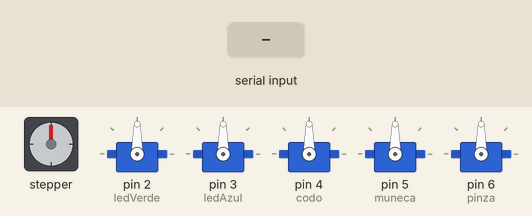
Bench run of a sketch on a simulated Arduino Uno, built with avr-gcc and run on an emulated ATmega328P. Parts: stepper motor, 5 × servo. Wiring (inferred from the names in the program): stepper motor (2048 steps per turn assumed): coils pin 8, pin 9, pin 10, pin 11. The test bench sets the inputs (shaded band).

Above: at 1.2 s.
1.3 s: "A" received over Serial
At 2.5 s:
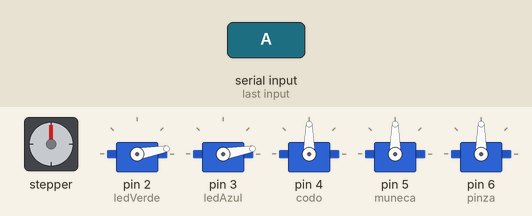
2.8 s: "C" received over Serial
At 3.7 s:
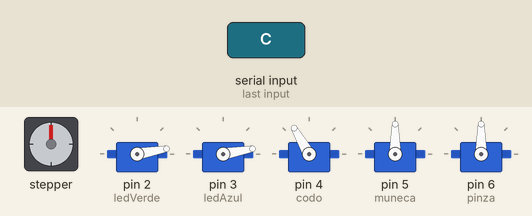
4.3 s: "E" received over Serial
At 4.8 s:
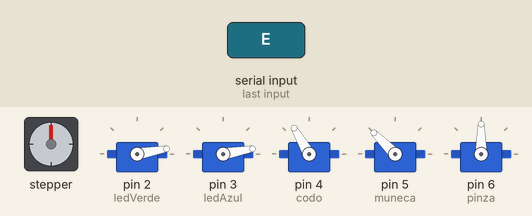
5.8 s: "G" received over Serial
At 7.0 s:
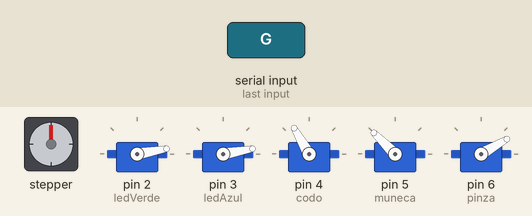
7.3 s: "1" received over Serial
At 8.1 s:
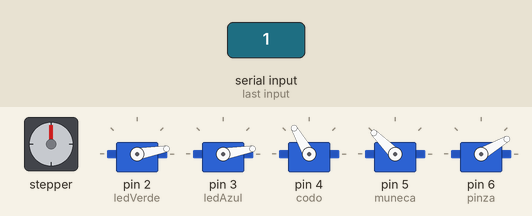
10.3 s: "2" received over Serial
Timing chart, 0 to 18.7 s (numbered marks = the images above; inputs shaded):
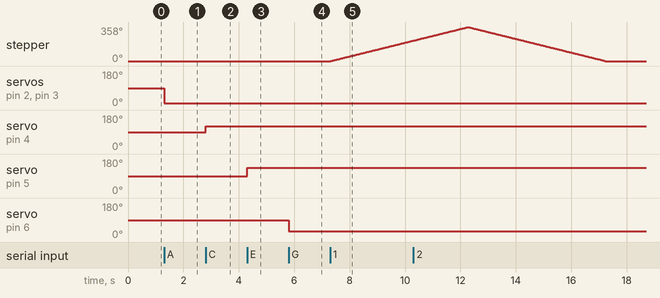

Measured:
- after the input at 1.3 s, servo on pin 2 (ledVerde), servo on pin 3 (ledAzul): 90° → 10° at once
- after the input at 2.8 s, servo on pin 4 (codo): 90° → 120° at once
- after the input at 4.3 s, servo on pin 5 (muneca): 90° → 135° at once
- after the input at 5.8 s, servo on pin 6 (pinza): 90° → 30° at once
- after the input at 7.3 s, stepper: keeps turning clockwise at about 72°/s, starting at once

The sketch:

brazoroboticoBETA.ino
```cpp
// Incluímos la librería para poder controlar el servo
#include <Servo.h>

// Declaramos la variable para controlar el servo
Servo hombro1;
Servo hombro2;
Servo codo;
Servo muneca;
Servo pinza;

//Inicia la declaracion de las variables y constantes
//Variable que recibe los datos de java a Arduino
char variable;
//Variable que junta todos los caracteres en una sola instruccion
String cadena;
//Declaracion del arreglo que guardara los movimientos del brazo
String arreglo[30];
//Declaracion de contador para el movimiento del arreglo
int cont = 0;
//Variable que recive el numero de movimientos que se recibieron en Java
int tamArr = 0;
//Declaracion del boton de paro total
boolean btnparo = true;
//Variable que contiene los grados para mover los servo y motor a pasos
int angu = 10, angulo = 120 , angulo2 = 30;
//Declara Pin LED Rojo
int ledRojo = 1;
//Declara Pin LED Verde
int ledVerde=2;
//Declara Pin LED Azul
int ledAzul=3;

//Declaracion de pines para el motor a pasos
const int motorPin1 = 8;    // 28BYJ48 In1
const int motorPin2 = 9;    // 28BYJ48 In2
const int motorPin3 = 10;   // 28BYJ48 In3
const int motorPin4 = 11;   // 28BYJ48 In4

//Declaracion de variables para el control del motor a pasos
//Variable para fijar la velocidad
int motorSpeed = 1200;
//Contador para los pasos
int stepCounter = 0;
//Pasos para una vuelta completa
int stepsPerRev = 4076;
//Variable que contiene el numero de pasos para dar media vuelta
const int numSteps = 8;
//Declaracion de la variable para el controlador del motor a pasos
const int stepsLookup[8] = { B1000, B1100, B0100, B0110, B0010, B0011, B0001, B1001 };

//Inicio del metodo setup
void setup() {
  //Iniciamos la comunicacion con el puerto serial.
  Serial.begin(9600);
  //Asignacion de pines para cada servo
  hombro1.attach(2);
  hombro2.attach(3);
  codo.attach(4);
  muneca.attach(5);
  pinza.attach(6);
  //Declaracion de variable para los colores del Led RGB
  //El LED Rojo como una salida
  pinMode(ledRojo,OUTPUT);
  //El LED Verde como una salida
  pinMode(ledVerde,OUTPUT);
  //El LED Azul como una salida
  pinMode(ledAzul,OUTPUT);
  //declarar pines del motor a pasos como salida
  pinMode(motorPin1, OUTPUT);
  pinMode(motorPin2, OUTPUT);
  pinMode(motorPin3, OUTPUT);
  pinMode(motorPin4, OUTPUT);
}
//Finalizacion de la declaracion de las variables y constantes

void loop() {

  variable = Serial.read();

  switch(variable)
  {
    case 'A':
      hombros(angu);
      angu += 15;
      break;
    case 'B':
      angu -= 15;
      hom(angu);
      break;
    case 'C':
      brazo(angulo);
      angulo += 15;
      break;
    case 'D':
      angulo -= 15;
      antebrazo(angulo);
      break;
    case 'E':
      munecas(angulo);
      angulo += 15;
      break;
    case 'F':
      angulo -= 15;
      munecas(angulo);
      break;
    case 'G':
      pinzas(angulo2);
      angulo2 += 10;
      break;
    case 'H':
      angulo2 -= 10;
      pinzas2(angulo2);
      break;
    case '1':
    for (int i = 0; i < stepsPerRev; i++) {
            anticlockwise();
            delayMicroseconds(motorSpeed);
          }
    break;
    case '2':
    for (int i = 0; i < stepsPerRev; i++) {
            clockwise();
            delayMicroseconds(motorSpeed);
           }
    break;
    case 'R':
      color(0,255,0);
      delay(1000);
      break;
    case 'P':
      color(0,0,255);
      delay(1000);
      break;
  }
}

void hombros(int an)
{
  if (an <= 180)
  {
    // Desplazamos al ángulo correspondiente
    hombro1.write(an);
    hombro2.write(an);
  }
}

void hom(int bro)
{
  if (bro >= 10 && bro <= 180)
  {
    // Desplazamos al ángulo correspondiente
    hombro1.write(bro);
    hombro2.write(bro);
  }
}

void antebrazo(int lo)
{
  if (lo >= 30 && lo <= 120)
  {
    // Desplazamos al ángulo correspondiente
    codo.write(lo);
  }
}

void brazo(int lol)
{
  if (lol >= 50 && lol <= 150)
  {
    // Desplazamos al ángulo correspondiente
    codo.write(lol);
  }
}

void munecas(int mun)
{
  if(mun >= 50 && mun <= 150)
  {
    //Desplazamos al angulo correspondiente
    muneca.write(mun);
  }
}

void pinzas(int pinz)
{
    if(pinz >= 30 && pinz <= 150)
  {
    //Desplazamos al angulo correspondiente
    pinza.write(pinz);
}
}

void pinzas2(int pinz2)
{
      if(pinz2 <= 150 && pinz2 >= 30)
  {
    //Desplazamos al angulo correspondiente
    pinza.write(pinz2);
}
}

void color(int rojo, int verde, int azul){
//Escritura de PWM del color Rojo
analogWrite(ledRojo, 255-rojo);
//Escritura de PWM del color Verde
analogWrite(ledVerde, 255-verde);
//Escritura de PWM del color Azul
analogWrite(ledAzul, 255-azul);
}

//Movimiento del motor a pasos hacia la derecha
void clockwise() {
  stepCounter++;
  if (stepCounter >= numSteps) stepCounter = 0;
  setOutput(stepCounter);
}

//Movimiento del motor a pasos hacia la izquuerda
void anticlockwise() {
  stepCounter--;
  if (stepCounter < 0) stepCounter = numSteps - 1;
  setOutput(stepCounter);
}

void setOutput(int step) {
  digitalWrite(motorPin1, bitRead(stepsLookup[step], 0));
  digitalWrite(motorPin2, bitRead(stepsLookup[step], 1));
  digitalWrite(motorPin3, bitRead(stepsLookup[step], 2));
  digitalWrite(motorPin4, bitRead(stepsLookup[step], 3));
}
```
